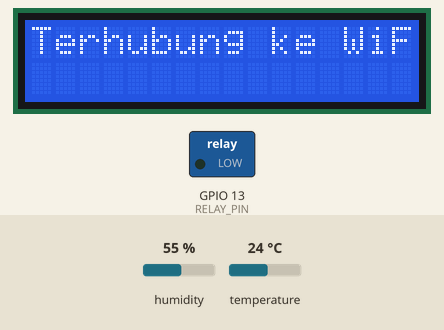
This sketch was run on a simulated ESP8266 (NodeMCU). Parts: 16×2 character LCD, switched loads named in the sketch (green lamp = pin HIGH). The test bench sets the inputs (shaded band); at power-on: temperature 24 °C, humidity 55 %. WiFi joins after 1.5 s; servers stay silent unless stated; what the sketch prints to the serial monitor is not drawn.

Above: at 4.0 s.
At 6.5 s:
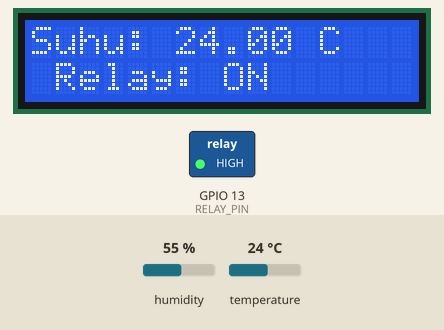
6.6 s: temperature set to 36 °C
At 11.0 s:
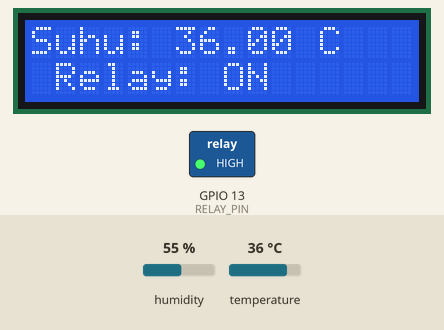
11.4 s: temperature set to 39 °C
At 15.1 s:
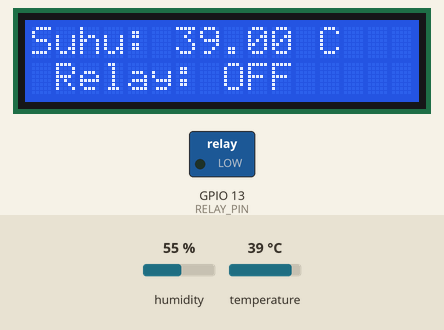
15.4 s: temperature set to 12 °C
At 18.3 s:
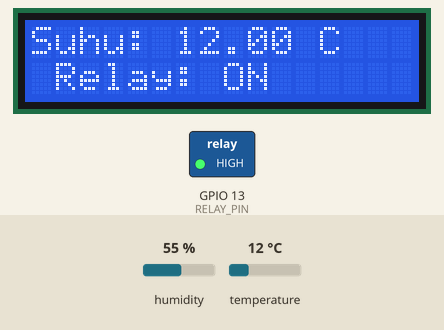
Timing chart, 0 to 19.8 s (numbered marks = the images above; inputs shaded):
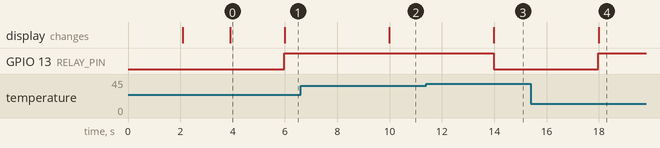

The sketch:

telur.ino
```cpp
#include <Wire.h>
#include <LiquidCrystal_I2C.h>
#include <DHT.h>
#include <ESP8266WiFi.h>


// Definisikan pin DHT11 dan Relay
#define DHTPIN 12      // Pin data DHT11 (D6 pada ESP8266)
#define DHTTYPE DHT11  // Gunakan sensor DHT11
#define RELAY_PIN 13   // Pin untuk Relay (D7 pada ESP8266)

// Blynk Template
#define BLYNK_TEMPLATE_ID "TMPL6_LGPNlf4"
#define BLYNK_TEMPLATE_NAME "Alat Penetas Telur Kelompok NONE"
#define BLYNK_AUTH_TOKEN "4Hr2FGTu3A80AVrCHt3AqihNBT9Rj7ST"

#include <BlynkSimpleEsp8266.h>

// Inisialisasi sensor DHT11
DHT dht(DHTPIN, DHTTYPE);
BlynkTimer timer;

int relayState;

// Inisialisasi LCD I2C (alamat default adalah 0x27, bisa berubah tergantung jenis LCD)
LiquidCrystal_I2C lcd(0x27, 16, 2);  // 16 kolom, 2 baris

// Definisikan kredensial WiFi
char ssid[] = "Ricky10";    // Ganti dengan SSID WiFi Anda
char pass[] = "yohanes11";  // Ganti dengan password WiFi Anda
char auth[] = "4Hr2FGTu3A80AVrCHt3AqihNBT9Rj7ST";

// Fungsi untuk membaca data suhu dan kelembapan
void readDHTData() {
  float suhu = dht.readTemperature();     // Baca suhu dalam Celcius
  float kelembapan = dht.readHumidity();  // Baca kelembapan

  // Periksa apakah pembacaan berhasil
  if (isnan(suhu) || isnan(kelembapan)) {
    Serial.println("Gagal membaca sensor DHT!");
    return;
  }

  // Tampilkan suhu dan kelembapan pada LCD
  lcd.clear();
  lcd.setCursor(0, 0);
  lcd.print("Suhu: ");
  lcd.print(suhu);
  lcd.print(" C");

  lcd.setCursor(0, 1);
  lcd.print("Kelembapan: ");
  lcd.print(kelembapan);
  lcd.print(" %");

  Serial.print("Suhu: ");
  Serial.print(suhu);
  Serial.print("Kelembapan: ");
  Serial.print(kelembapan);

    // Kirim data suhu dan kelembapan ke Blynk
    Blynk.virtualWrite(V1, suhu);      // Virtual pin V1: Suhu
  Blynk.virtualWrite(V2, kelembapan);  // Virtual pin V2: Kelembapan

  // Kontrol relay berdasarkan suhu
  if (suhu >= 38.0) {
    digitalWrite(RELAY_PIN, LOW);  // Matikan relay (lampu pijar mati)
    lcd.setCursor(0, 1);
    lcd.print(" Relay: OFF     ");
    relayState = 0;  // Status relay mati
    Blynk.virtualWrite(V3, relayState);  // Kirim status relay OFF ke Blynk
  } else {
    digitalWrite(RELAY_PIN, HIGH);  // Nyalakan relay (lampu pijar hidup)
    lcd.setCursor(0, 1);
    lcd.print(" Relay: ON      ");
    relayState = 1;  // Status relay hidup
    Blynk.virtualWrite(V3, relayState);  // Kirim status relay ON ke Blynk
  }
}

void setup() {
  // Mulai komunikasi serial
  Serial.begin(115200);

  // Inisialisasi DHT11
  dht.begin();

  // Inisialisasi LCD
  lcd.init();
  lcd.backlight();

  // Tampilkan pesan selamat datang di LCD
  lcd.setCursor(0, 0);
  lcd.print("Inkubator Telur");
  lcd.setCursor(0, 1);
  lcd.print("Menghubungkan...");
  delay(2000);
  lcd.clear();

  // Atur pin relay sebagai output
  pinMode(RELAY_PIN, OUTPUT);
  digitalWrite(RELAY_PIN, LOW);  // Pastikan relay mati di awal

  // Hubungkan ke Blynk
  // Blynk.begin(BLYNK_TEMPLATE_ID, BLYNK_TEMPLATE_NAME, BLYNK_AUTH_TOKEN, ssid, pass);
  // Blynk.begin();
  Blynk.begin(auth, ssid, pass);
  lcd.setCursor(0, 0);
  lcd.print("Terhubung ke WiFi");

  // Atur timer untuk membaca data DHT setiap 2 detik
  timer.setInterval(2000L, readDHTData);
}

void loop() {
  Blynk.run();  // Jalankan koneksi Blynk
  timer.run();  // Jalankan timer
}
```

Measured:
- the behaviour switches between 37 and 38 °C on temperature (found by bisection; images 2 and 3)
- after the input at 6.6 s, the display: changes after 3.4 s (image 2)
- after the input at 11.4 s, GPIO 13 (RELAY_PIN): HIGH → LOW after 2.6 s; the display: changes after 2.6 s (image 3)
- after the input at 15.4 s, GPIO 13 (RELAY_PIN): LOW → HIGH after 2.6 s; the display: changes after 2.6 s (image 4)
- what the display in image 0 shows lasts 2.1 s, from 3.9 s to 6.0 s
